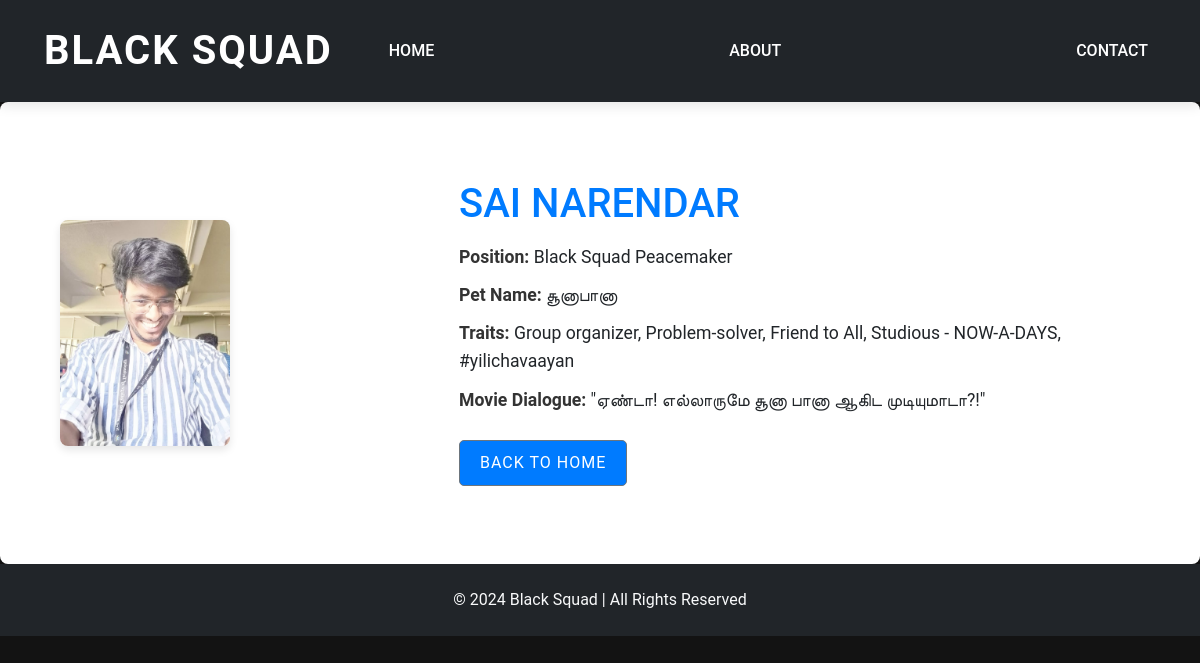
/member/3/, run on the app's committed database.
### squad/models.py (models this page shows, shortened)
class SquadMember(models.Model):
    name = models.CharField(max_length=100)
    position = models.CharField(max_length=100)
    pet_name = models.CharField(max_length=100)
    traits = models.TextField()
    movie_dialogue = models.CharField(max_length=255)
    image = models.ImageField(upload_to='images/')
    video = models.URLField(blank=True)

### squad/views.py (the view)
# urls.py: path('member/<int:pk>/', views.member_detail, name='member_detail'),  # Member detail page
def member_detail(request, pk):
    member = SquadMember.objects.get(pk=pk)
    return render(request, 'member_detail.html', {'member': member})

### squad/templates/member_detail.html (shortened to what this page needs)
{% extends 'squad/base.html' %}
{% load static %}
{% block content %}
<link rel="stylesheet" href="{% static 'css/member.css' %}">
<section class="member-detail py-5">
    <div class="container">
        <div class="row align-items-center">
            <div class="col-md-4">
                <img src="{{ member.image.url }}" class="img-fluid" alt="{{ member.name }}">
            </div>
            <div class="col-md-8">
                <h2>{{ member.name }}</h2>
                <p><strong>Position:</strong> {{ member.position }}</p>
                <p><strong>Pet Name:</strong> {{ member.pet_name }}</p>
                <p><strong>Traits:</strong> {{ member.traits }}</p>
                <p><strong>Movie Dialogue:</strong> "{{ member.movie_dialogue }}"</p>
                <a href="/" class="btn btn-secondary mt-3">Back to Home</a>
            </div>
        </div>
    </div>
</section>
{% endblock %}

### squad/static/css/styles.css (style rules this page uses)
body { font-family: 'Roboto', sans-serif; background-color: #131313; margin: 0; padding: 0; }

### squad/static/css/member.css (style rules this page uses)
.member-detail { background-color: #ffffff; padding: 40px 30px; box-shadow: 0 4px 8px rgba(0, 0, 0, 0.1); border-radius: 8px; }
.member-detail img { width: 50%; height: 100%; object-fit: cover; border-radius: 8px; box-shadow: 0 4px 8px rgba(0, 0, 0, 0.1); margin-bottom: 0; }
.member-detail .row { display: flex; justify-content: flex-start; gap: 0; }
.member-detail .col-md-4, .member-detail .col-md-8 { padding: 30px; }
.member-detail .col-md-4 { max-width: 35%; flex: 0 0 35%; }
.member-detail .col-md-8 { max-width: 65%; flex: 0 0 65%; }
.member-detail h2 { font-size: 2.5rem; color: #007bff; margin-bottom: 15px; }
.member-detail p { font-size: 1.1rem; line-height: 1.6; margin-bottom: 10px; }
.member-detail p strong { font-weight: bold; color: #333; }
.btn-secondary { background-color: #007bff; color: #ffffff; border-radius: 5px; padding: 10px 20px; text-transform: uppercase; letter-spacing: 1px; transition: background-color 0.3s ease-in-out; }

### data on the page
SquadMember: image (picture), name "SAI NARENDAR", position "Black Squad Peacemaker", pet_name "சூனாபானா", traits "Group organizer, Problem-solver, Friend to All, Studious - NOW-A-DAYS, #yilichavaayan", movie_dialogue "ஏண்டா! எல்லாருமே சூனா பானா ஆகிட முடியுமாடா?!"
